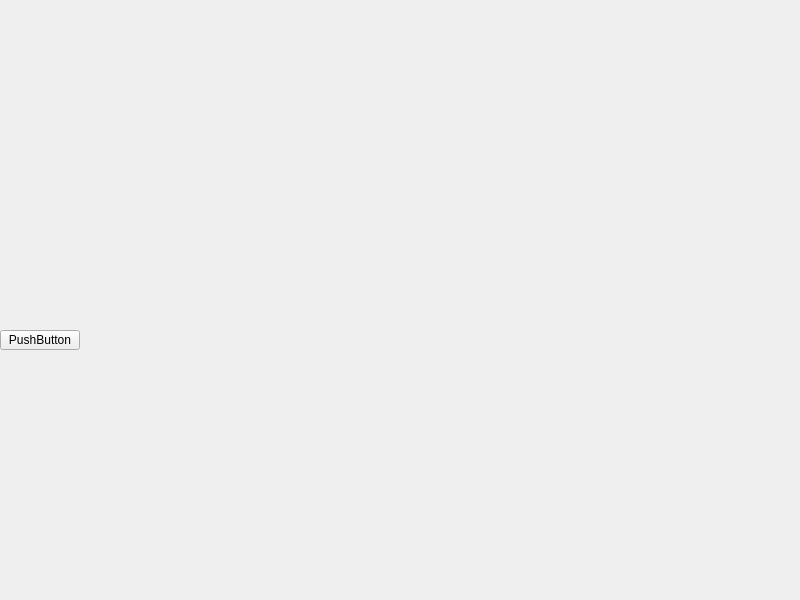
<?xml version="1.0" encoding="UTF-8"?>
<ui version="4.0">
 <class>MainWindow</class>
 <widget class="QMainWindow" name="MainWindow">
  <property name="geometry">
   <rect>
    <x>0</x>
    <y>0</y>
    <width>800</width>
    <height>600</height>
   </rect>
  </property>
  <property name="windowTitle">
   <string>MainWindow</string>
  </property>
  <widget class="QWidget" name="centralwidget">
   <widget class="QPushButton" name="pushButton">
    <property name="geometry">
     <rect>
      <x>0</x>
      <y>330</y>
      <width>80</width>
      <height>20</height>
     </rect>
    </property>
    <property name="text">
     <string>PushButton</string>
    </property>
   </widget>
  </widget>
 </widget>
 <resources/>
 <connections/>
</ui>
